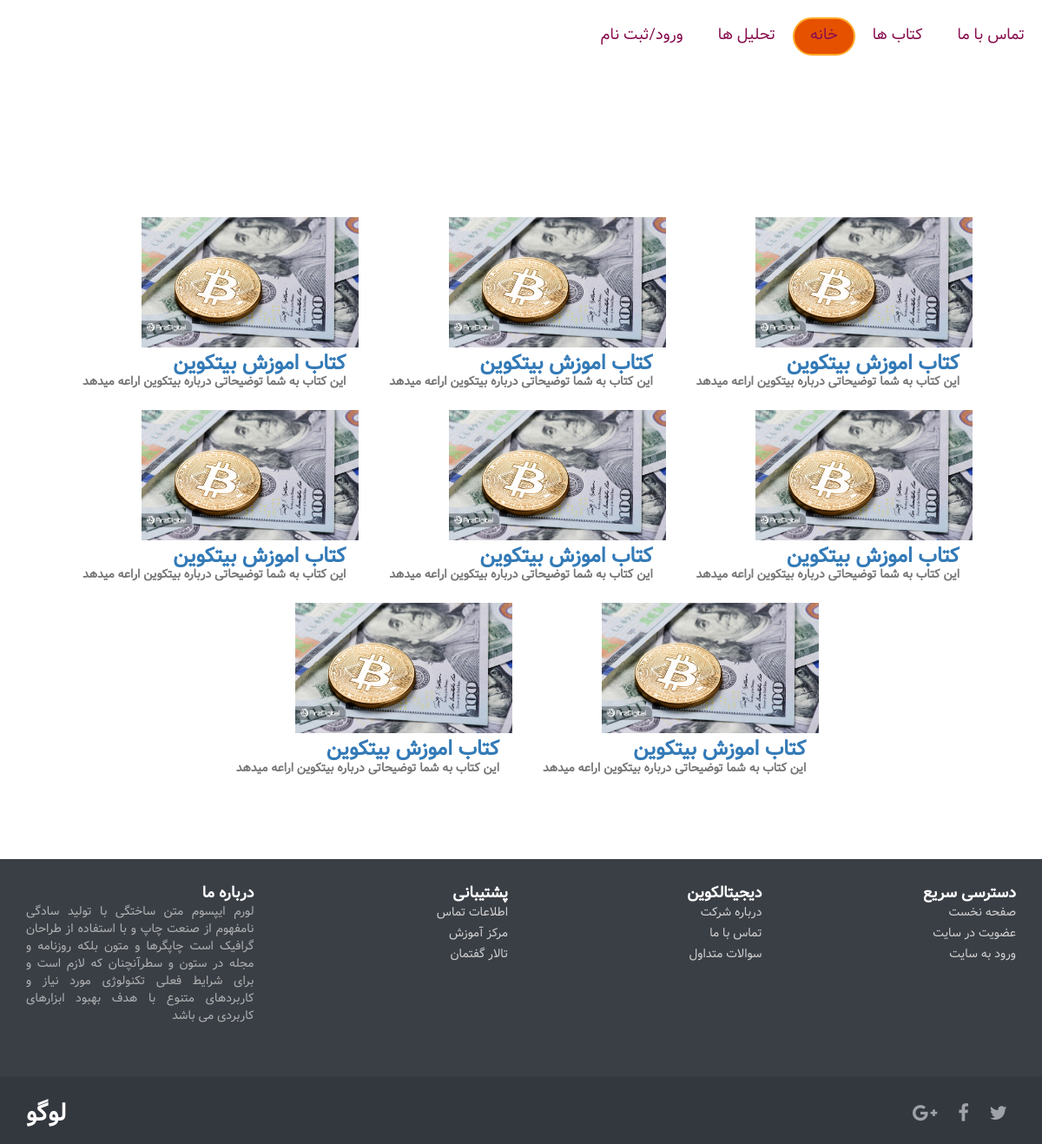
The page /books.php on the database its author committed.
### tables this page shows
CREATE TABLE `books` (
  `id` int(11) NOT NULL,
  `title` varchar(50) NOT NULL,
  `cover` text NOT NULL,
  `Summary` varchar(100) NOT NULL,
  `text` text NOT NULL,
  `book_src` text NOT NULL
);

### app/db.php (called while the page is built, shortened)
<?php
class db
{
    protected $pdo;
    private $db;
    private $user;
    private $pass;
    private $tbl;
    public function __construct($db = "digitalcoino", $user = "root", $pass = "")
    {
        $this->db = $db;
        $this->user = $user;
        $this->pass = $pass;
    }
    public function connecting()
    {
        try {
            $this->pdo = new PDO("mysql:host=localhost;dbname={$this->db}", $this->user, $this->pass);
        } catch (Exception $e) {
            die($e->getMessage());
        }
    }
    public function setTbl($tbl)
    {
        $this->tbl = $tbl;
    }
    public function selectData($name)
    {
        if (is_array($name)) {
            $names = "'" . implode("','", $name) . "'";
            $stm = $this->pdo->prepare("SELECT {$names} FROM {$this->tbl}");
        } else {
            $stm = $this->pdo->prepare("SELECT {$name} FROM {$this->tbl}");
        }
        $stm->execute();
        $row = $stm->fetchAll(PDO::FETCH_OBJ);
        return $row;
    }
}

### app/todo_list.php (called while the page is built, shortened)
<?php
include_once "db.php";
class todo_list extends db
{
    public function list_items(){
        $res=$this->selectData("*");
        return $res;
    }
    public function setTbl2($tbl)
    {
        $this->tbl = $tbl;
    }
}

### books.php (the view, shortened to what this page needs)
<!DOCTYPE html>
<html lang="en">
<head>
	<link type="text/css" href="news/css/style.css" rel="stylesheet" />
</head>
<body>
    <?php include "include/header.php";?>
    <div id="cards">
        <?php
         include "app/todo_list.php";
         $obj=new todo_list();
         $obj->setTbl2("books");
         $result=$obj->list_items();
		foreach($result as $value):
		?>
		<div id="card">
			<a href="books-index.php?id=<?php echo $value->id; ?>"><img id="card__image" src="<?php echo $value->cover; ?>" alt="wave" width="250px" height="150px" /></a>
			<div id="card-title">
				<a href="books-index.php?id=<?php echo $value->id; ?>"><h2><?php echo $value->title; ?><small><?php echo $value->Summary; ?></small></h2></a>
			</div>
		</div>
		<?php endforeach;?>
	</div>
    <?php include "include/Footer-with-logo.php";?>
</body>
</html>

### include/header.php (shortened to what this page needs)
<!DOCTYPE html>
<html lang="en" dir="ltr">
  <head>
    <link rel="stylesheet" href="css/demo.css">
    <link rel="stylesheet" href="css/menu.scss">
    <link rel="stylesheet" href="css/style.css">
  </head>
  <body>
    <ul class="list3">
           <li><a href="ContactUs.php" onclick="location.replace('ContactUs.php'),'_top'">تماس با ما</a></li>
           <li><a href="books.php" onclick="location.replace('books.php'),'_top'">کتاب ها</a></li>
           <li class="active_hoverJS_Element"><a href="index.php" onclick="location.replace('index.php'),'_top'">خانه</a></li>
           <li><a href="./news.php" onclick="location.replace('news.php'),'_top'">تحلیل ها</a></li>
           <li><a href="Login.php" onclick="location.replace('Login.php'),'_top'">ورود/ثبت نام</a></li>
       </ul>
  </body>
</html>

### include/Footer-with-logo.php (shortened to what this page needs)
<!DOCTYPE html>
<html>
<head>
    <link rel="stylesheet" href="css/bootstrap-rtl.css">
    <link rel="stylesheet" href="css/font-awesome.min.css">
    <link rel="stylesheet" href="css/Footer-with-logo.css">
    <link rel="stylesheet" href="css/style.css">
</head>
<body>
    <footer id="myFooter">
        <div class="container">
            <div class="row">
                <div class="col-sm-3">
                    <h5>دسترسی سریع</h5>
                    <ul>
                        <li><a href="#">صفحه نخست</a></li>
                        <li><a href="#">عضویت در سایت</a></li>
                        <li><a href="#">ورود به سایت</a></li>
                    </ul>
                </div>
                <div class="col-sm-3">
                    <h5>دیجیتالکوین</h5>
                    <ul>
                        <li><a href="#">درباره شرکت</a></li>
                        <li><a href="#">تماس با ما</a></li>
                        <li><a href="#">سوالات متداول</a></li>
                    </ul>
                </div>
                <div class="col-sm-3">
                    <h5>پشتیبانی</h5>
                    <ul>
                        <li><a href="#">اطلاعات تماس</a></li>
                        <li><a href="#">مرکز آموزش</a></li>
                        <li><a href="#">تالار گفتمان</a></li>
                    </ul>
                </div>
                <div class="col-sm-3 info">
                    <h5>درباره ما</h5>
                    <p>لورم ایپسوم متن ساختگی با تولید سادگی نامفهوم از صنعت چاپ و با استفاده از طراحان گرافیک است چاپگرها و متون بلکه روزنامه و مجله در ستون و سطرآنچنان که لازم است و برای شرایط فعلی تکنولوژی مورد نیاز و کاربردهای متنوع با هدف بهبود ابزارهای کاربردی می باشد</p>
                </div>
            </div>
        </div>
        <div class="second-bar">
           <div class="container">
                <h2 class="logo"><a href="#"> لوگو </a></h2>
                <div class="social-icons">
                    <a href="#" class="twitter"><i class="fa fa-twitter"></i></a>
                    <a href="#" class="facebook"><i class="fa fa-facebook"></i></a>
                    <a href="#" class="google"><i class="fa fa-google-plus"></i></a>
                </div>
            </div>
        </div>
    </footer>
</body>
</html>

### news/css/style.css (style rules this page uses)
body { font-family: "Vazir"; direction: rtl; background: #dce1df; color: #4f585e; text-rendering: optimizeLegibility; }
div#cards { margin: 80px auto; max-width: 100%; text-align: center; }
div#card { background: #ffffff; display: inline-block; margin: 8px; max-width:100%; -webkit-perspective: 1000; perspective: 1000; position: relative; text-align: right; transition: all 0.3s 0s ease-in; z-index: 1; }
div#card img { max-width: 100%; }
div#card div#card-title { background: #ffffff; padding: 6px 15px 10px; position: relative; z-index: 0; }
div#card div#card-title h2 { font-size: 24px; font-weight: 700; letter-spacing: 0; margin: 0; padding: 0; }
div#card div#card-title h2 small { display: block; font-size: 14px; font-weight: 600; letter-spacing:0; }

### css/demo.css (style rules this page uses)
.list3 { margin-top: 20px; margin-bottom: 100px; display: flex; justify-content: flex-start; align-items: center; }
.list3 li { z-index: 2; }
.list3 a { color: #880E4F; font-size: 18px; display: block; padding: 8px 20px; border-radius: 20px; }

### css/style.css (style rules this page uses)
* { margin: 0px; padding: 0px; box-sizing: border-box; }
body, html { height: 100%; font-family: 'Vazir'; direction: rtl; }
a { margin: 0px; transition: all 0.4s; -webkit-transition: all 0.4s; -o-transition: all 0.4s; -moz-transition: all 0.4s; }
h1,h2,h3,h4,h5,h6 { margin: 0px; }
p { margin: 0px; }
ul, li { margin: 0px; list-style-type: none; }

### css/Footer-with-logo.css (style rules this page uses)
#myFooter { background-color: #3a3f46; color: white; }
#myFooter .row { margin-bottom: 60px; }
#myFooter .info { text-align: justify; color: #afb0b1; }
#myFooter ul { list-style-type: none; padding-left: 0; line-height: 1.7; }
#myFooter h5 { font-size: 18px; color: white; font-weight: bold; margin-top: 30px; }
#myFooter .logo { margin-top: 10px; }
#myFooter .second-bar .logo a { color:white; font-size: 28px; float: left; font-weight: bold; line-height: 68px; margin: 0; padding: 0; }
#myFooter a { color: #d2d1d1; text-decoration: none; }
#myFooter .second-bar { text-align: center; background-color: #33373e; text-align: center; }
#myFooter .second-bar a { font-size: 22px; color: #9fa3a9; padding: 10px; transition: 0.2s; line-height: 68px; }
#myFooter .social-icons { float:right; }
html { height: 100%; }
body { display: flex; display: -webkit-flex; flex-direction: column; -webkit-flex-direction: column; height: 100%; }
#myFooter { flex: 0 0 auto; -webkit-flex: 0 0 auto; }

### rows shown on the page
books: cover (picture), title "کتاب اموزش بیتکوین", Summary "این کتاب به شما توضیحاتی درباره بیتکوین اراعه میدهد"
books: cover (picture), title "کتاب اموزش بیتکوین", Summary "این کتاب به شما توضیحاتی درباره بیتکوین اراعه میدهد"
books: cover (picture), title "کتاب اموزش بیتکوین", Summary "این کتاب به شما توضیحاتی درباره بیتکوین اراعه میدهد"
books: cover (picture), title "کتاب اموزش بیتکوین", Summary "این کتاب به شما توضیحاتی درباره بیتکوین اراعه میدهد"
books: cover (picture), title "کتاب اموزش بیتکوین", Summary "این کتاب به شما توضیحاتی درباره بیتکوین اراعه میدهد"
books: cover (picture), title "کتاب اموزش بیتکوین", Summary "این کتاب به شما توضیحاتی درباره بیتکوین اراعه میدهد"
books: cover (picture), title "کتاب اموزش بیتکوین", Summary "این کتاب به شما توضیحاتی درباره بیتکوین اراعه میدهد"
books: cover (picture), title "کتاب اموزش بیتکوین", Summary "این کتاب به شما توضیحاتی درباره بیتکوین اراعه میدهد"
